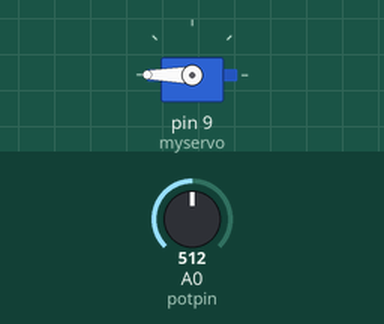
A sketch run on a simulated Arduino Uno, built with avr-gcc and run on an emulated ATmega328P. Parts: servo. The test bench sets the inputs (shaded band); at power-on: A0 (potpin) = 512.

Above: at 1.3 s.
1.4 s: A0 (potpin) set to 122
At 2.7 s:
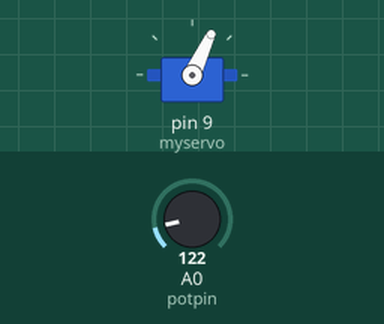
3.0 s: A0 (potpin) set to 0
At 4.0 s:
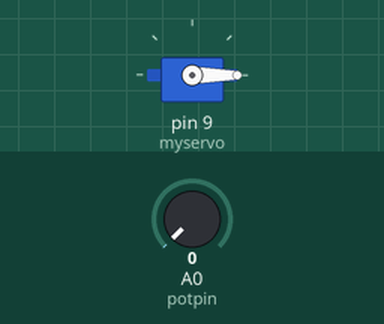
4.5 s: A0 (potpin) set to 50
6.0 s: A0 (potpin) set to 54
At 6.3 s:
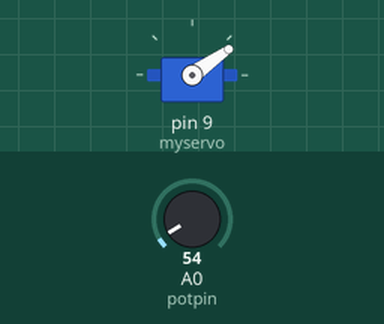
7.5 s: A0 (potpin) set to 306
At 8.7 s:
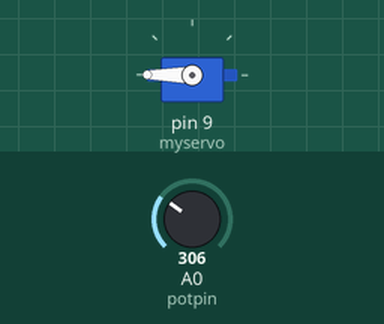
Timing chart, 0 to 10.0 s (numbered marks = the images above; inputs shaded):
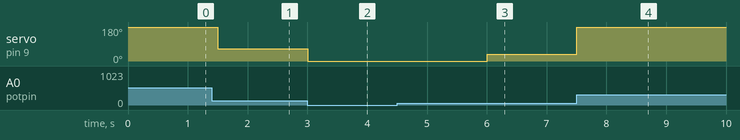

The sketch:

move.ino
```cpp
#include<Servo.h>
Servo myservo;    //创建一个舵机对象
int potpin = 0;   //连接到模拟口0
int val;          //变量val用来存储从模拟口0读到的值0。
double ptr;
void setup() {
  myservo.attach(9);  //将引脚9  上的舵机与声明的舵机对象连接起来
}

void loop() {
  val = analogRead(potpin);         //从模拟口0读值，并通过val记录
  ptr = (double)val * (5/10.24);
  ptr = map(ptr, 25, 30, 0, 179);  //通过map函数进行数值转换
  myservo.write(ptr);               //给舵机写入角度
  delay(500);
}
```

Measured:
- the behaviour switches between 53 and 54 on A0 (potpin) (found by bisection; images 2 and 3)
- after the input at 1.4 s, servo on pin 9 (myservo): 180° → 65° after 0.10 s
- after the input at 3.0 s, servo on pin 9 (myservo): 65° → 0° at once
- after the input at 4.5 s, every drawn part: stays the same
- after the input at 6.0 s, servo on pin 9 (myservo): 0° → 35° at once
- after the input at 7.5 s, servo on pin 9 (myservo): 35° → 180° at once
